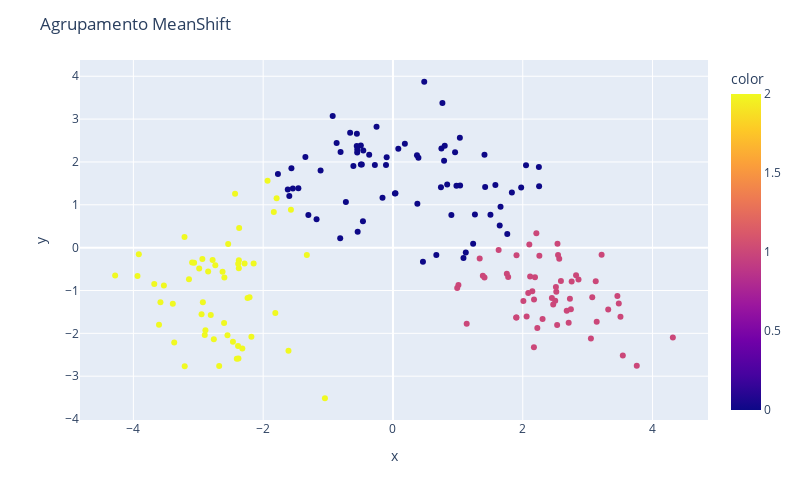

Here is the notebook cell this chart was saved with:
### Code cell
graf = px.scatter(x = df2_pca[:,0], y = df2_pca[:,1], color=classificacao8)
graf.update_layout(width=800,height=500,title_text='Agrupamento MeanShift')
graf.show()

### Figure 1 — Plotly figure (JSON) as saved in the notebook; plotly's stock layout.template omitted (floating-point values rounded to 4 significant figures; data arrays with more than 128 entries replaced by an {"elided": "..."} marker saying what was removed)
{"data": [{"hovertemplate": "x=%{x}<br>y=%{y}<br>color=%{marker.color}<extra></extra>", "legendgroup": "", "marker": {"color": {"elided": "178 int values"}, "coloraxis": "coloraxis", "symbol": "circle"}, "mode": "markers", "name": "", "orientation": "v", "showlegend": false, "type": "scatter", "x": {"elided": "178 float values"}, "xaxis": "x", "y": {"elided": "178 float values"}, "yaxis": "y"}], "layout": {"coloraxis": {"colorbar": {"title": {"text": "color"}}, "colorscale": [[0, "#0d0887"], [0.1111, "#46039f"], [0.2222, "#7201a8"], [0.3333, "#9c179e"], [0.4444, "#bd3786"], [0.5556, "#d8576b"], [0.6667, "#ed7953"], [0.7778, "#fb9f3a"], [0.8889, "#fdca26"], [1, "#f0f921"]]}, "height": 500, "legend": {"tracegroupgap": 0}, "margin": {"t": 60}, "title": {"text": "Agrupamento MeanShift"}, "width": 800, "xaxis": {"anchor": "y", "domain": [0, 1], "title": {"text": "x"}}, "yaxis": {"anchor": "x", "domain": [0, 1], "title": {"text": "y"}}}}
